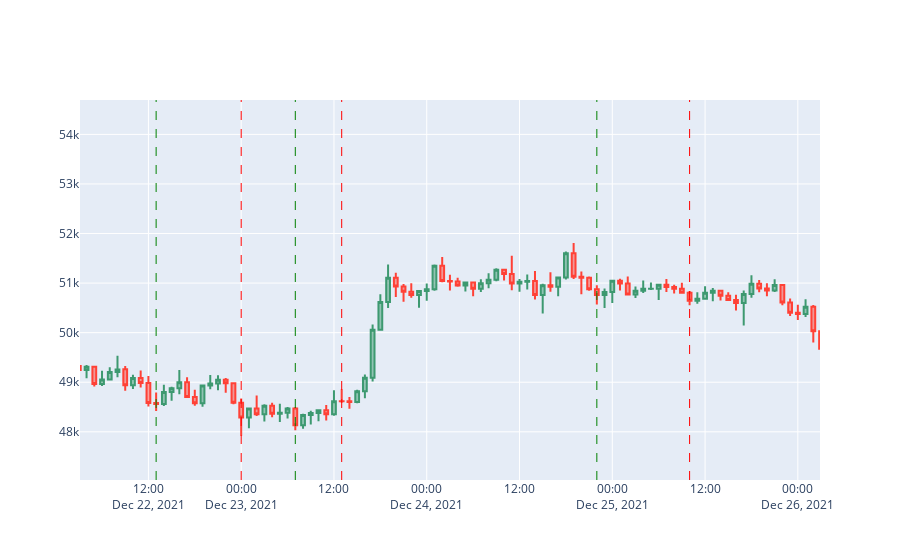

Notebook cell for this chart:
### Code cell
import plotly.graph_objects as go

sub = simulator.ds
fig = plot_df_interactive(sub)

vlines = {'buy_orders': 'green', 'sell_orders': 'red'}
for col, color in vlines.items():
    for d in sub[~sub[col].isna()]['Date']:
        fig.add_vline(x=d, line_width=1, line_dash="dash", line_color=color)
fig.show()

### Figure 1 — Plotly figure (JSON) as saved in the notebook; plotly's stock layout.template omitted (floating-point values rounded to 4 significant figures; data arrays with more than 128 entries replaced by an {"elided": "..."} marker saying what was removed)
{"data": [{"close": {"elided": "1464 float values"}, "high": {"elided": "1464 float values"}, "low": {"elided": "1464 float values"}, "open": {"elided": "1464 float values"}, "type": "candlestick", "x": {"elided": "1464 str values"}}], "layout": {"autosize": true, "dragmode": "pan", "shapes": [{"line": {"color": "green", "dash": "dash", "width": 1}, "type": "line", "x0": "2021-11-01T03:00:00", "x1": "2021-11-01T03:00:00", "xref": "x", "y0": 0, "y1": 1, "yref": "y domain"}, {"line": {"color": "green", "dash": "dash", "width": 1}, "type": "line", "x0": "2021-11-01T18:00:00", "x1": "2021-11-01T18:00:00", "xref": "x", "y0": 0, "y1": 1, "yref": "y domain"}, {"line": {"color": "green", "dash": "dash", "width": 1}, "type": "line", "x0": "2021-11-02T22:00:00", "x1": "2021-11-02T22:00:00", "xref": "x", "y0": 0, "y1": 1, "yref": "y domain"}, {"line": {"color": "green", "dash": "dash", "width": 1}, "type": "line", "x0": "2021-11-03T13:00:00", "x1": "2021-11-03T13:00:00", "xref": "x", "y0": 0, "y1": 1, "yref": "y domain"}, {"line": {"color": "green", "dash": "dash", "width": 1}, "type": "line", "x0": "2021-11-04T01:00:00", "x1": "2021-11-04T01:00:00", "xref": "x", "y0": 0, "y1": 1, "yref": "y domain"}, {"line": {"color": "green", "dash": "dash", "width": 1}, "type": "line", "x0": "2021-11-04T18:00:00", "x1": "2021-11-04T18:00:00", "xref": "x", "y0": 0, "y1": 1, "yref": "y domain"}, {"line": {"color": "green", "dash": "dash", "width": 1}, "type": "line", "x0": "2021-11-05T15:00:00", "x1": "2021-11-05T15:00:00", "xref": "x", "y0": 0, "y1": 1, "yref": "y domain"}, {"line": {"color": "green", "dash": "dash", "width": 1}, "type": "line", "x0": "2021-11-06T12:00:00", "x1": "2021-11-06T12:00:00", "xref": "x", "y0": 0, "y1": 1, "yref": "y domain"}, {"line": {"color": "green", "dash": "dash", "width": 1}, "type": "line", "x0": "2021-11-08T14:00:00", "x1": "2021-11-08T14:00:00", "xref": "x", "y0": 0, "y1": 1, "yref": "y domain"}, {"line": {"color": "green", "dash": "dash", "width": 1}, "type": "line", "x0": "2021-11-09T18:00:00", "x1": "2021-11-09T18:00:00", "xref": "x", "y0": 0, "y1": 1, "yref": "y domain"}, {"line": {"color": "green", "dash": "dash", "width": 1}, "type": "line", "x0": "2021-11-10T05:00:00", "x1": "2021-11-10T05:00:00", "xref": "x", "y0": 0, "y1": 1, "yref": "y domain"}, {"line": {"color": "green", "dash": "dash", "width": 1}, "type": "line", "x0": "2021-11-10T21:00:00", "x1": "2021-11-10T21:00:00", "xref": "x", "y0": 0, "y1": 1, "yref": "y domain"}, {"line": {"color": "green", "dash": "dash", "width": 1}, "type": "line", "x0": "2021-11-11T18:00:00", "x1": "2021-11-11T18:00:00", "xref": "x", "y0": 0, "y1": 1, "yref": "y domain"}, {"line": {"color": "green", "dash": "dash", "width": 1}, "type": "line", "x0": "2021-11-12T16:00:00", "x1": "2021-11-12T16:00:00", "xref": "x", "y0": 0, "y1": 1, "yref": "y domain"}, {"line": {"color": "green", "dash": "dash", "width": 1}, "type": "line", "x0": "2021-11-13T09:00:00", "x1": "2021-11-13T09:00:00", "xref": "x", "y0": 0, "y1": 1, "yref": "y domain"}, {"line": {"color": "green", "dash": "dash", "width": 1}, "type": "line", "x0": "2021-11-14T16:00:00", "x1": "2021-11-14T16:00:00", "xref": "x", "y0": 0, "y1": 1, "yref": "y domain"}, {"line": {"color": "green", "dash": "dash", "width": 1}, "type": "line", "x0": "2021-11-16T12:00:00", "x1": "2021-11-16T12:00:00", "xref": "x", "y0": 0, "y1": 1, "yref": "y domain"}, {"line": {"color": "green", "dash": "dash", "width": 1}, "type": "line", "x0": "2021-11-17T03:00:00", "x1": "2021-11-17T03:00:00", "xref": "x", "y0": 0, "y1": 1, "yref": "y domain"}, {"line": {"color": "green", "dash": "dash", "width": 1}, "type": "line", "x0": "2021-11-19T03:00:00", "x1": "2021-11-19T03:00:00", "xref": "x", "y0": 0, "y1": 1, "yref": "y domain"}, {"line": {"color": "green", "dash": "dash", "width": 1}, "type": "line", "x0": "2021-11-20T15:00:00", "x1": "2021-11-20T15:00:00", "xref": "x", "y0": 0, "y1": 1, "yref": "y domain"}, {"line": {"color": "green", "dash": "dash", "width": 1}, "type": "line", "x0": "2021-11-21T04:00:00", "x1": "2021-11-21T04:00:00", "xref": "x", "y0": 0, "y1": 1, "yref": "y domain"}, {"line": {"color": "green", "dash": "dash", "width": 1}, "type": "line", "x0": "2021-11-22T04:00:00", "x1": "2021-11-22T04:00:00", "xref": "x", "y0": 0, "y1": 1, "yref": "y domain"}, {"line": {"color": "green", "dash": "dash", "width": 1}, "type": "line", "x0": "2021-11-22T20:00:00", "x1": "2021-11-22T20:00:00", "xref": "x", "y0": 0, "y1": 1, "yref": "y domain"}, {"line": {"color": "green", "dash": "dash", "width": 1}, "type": "line", "x0": "2021-11-23T07:00:00", "x1": "2021-11-23T07:00:00", "xref": "x", "y0": 0, "y1": 1, "yref": "y domain"}, {"line": {"color": "green", "dash": "dash", "width": 1}, "type": "line", "x0": "2021-11-24T02:00:00", "x1": "2021-11-24T02:00:00", "xref": "x", "y0": 0, "y1": 1, "yref": "y domain"}, {"line": {"color": "green", "dash": "dash", "width": 1}, "type": "line", "x0": "2021-11-25T05:00:00", "x1": "2021-11-25T05:00:00", "xref": "x", "y0": 0, "y1": 1, "yref": "y domain"}, {"line": {"color": "green", "dash": "dash", "width": 1}, "type": "line", "x0": "2021-11-26T11:00:00", "x1": "2021-11-26T11:00:00", "xref": "x", "y0": 0, "y1": 1, "yref": "y domain"}, {"line": {"color": "green", "dash": "dash", "width": 1}, "type": "line", "x0": "2021-11-26T23:00:00", "x1": "2021-11-26T23:00:00", "xref": "x", "y0": 0, "y1": 1, "yref": "y domain"}, {"line": {"color": "green", "dash": "dash", "width": 1}, "type": "line", "x0": "2021-11-28T04:00:00", "x1": "2021-11-28T04:00:00", "xref": "x", "y0": 0, "y1": 1, "yref": "y domain"}, {"line": {"color": "green", "dash": "dash", "width": 1}, "type": "line", "x0": "2021-11-29T09:00:00", "x1": "2021-11-29T09:00:00", "xref": "x", "y0": 0, "y1": 1, "yref": "y domain"}, {"line": {"color": "green", "dash": "dash", "width": 1}, "type": "line", "x0": "2021-11-30T05:00:00", "x1": "2021-11-30T05:00:00", "xref": "x", "y0": 0, "y1": 1, "yref": "y domain"}, {"line": {"color": "green", "dash": "dash", "width": 1}, "type": "line", "x0": "2021-11-30T16:00:00", "x1": "2021-11-30T16:00:00", "xref": "x", "y0": 0, "y1": 1, "yref": "y domain"}, {"line": {"color": "green", "dash": "dash", "width": 1}, "type": "line", "x0": "2021-11-30T23:00:00", "x1": "2021-11-30T23:00:00", "xref": "x", "y0": 0, "y1": 1, "yref": "y domain"}, {"line": {"color": "green", "dash": "dash", "width": 1}, "type": "line", "x0": "2021-12-01T20:00:00", "x1": "2021-12-01T20:00:00", "xref": "x", "y0": 0, "y1": 1, "yref": "y domain"}, {"line": {"color": "green", "dash": "dash", "width": 1}, "type": "line", "x0": "2021-12-03T02:00:00", "x1": "2021-12-03T02:00:00", "xref": "x", "y0": 0, "y1": 1, "yref": "y domain"}, {"line": {"color": "green", "dash": "dash", "width": 1}, "type": "line", "x0": "2021-12-04T11:00:00", "x1": "2021-12-04T11:00:00", "xref": "x", "y0": 0, "y1": 1, "yref": "y domain"}, {"line": {"color": "green", "dash": "dash", "width": 1}, "type": "line", "x0": "2021-12-05T15:00:00", "x1": "2021-12-05T15:00:00", "xref": "x", "y0": 0, "y1": 1, "yref": "y domain"}, {"line": {"color": "green", "dash": "dash", "width": 1}, "type": "line", "x0": "2021-12-06T09:00:00", "x1": "2021-12-06T09:00:00", "xref": "x", "y0": 0, "y1": 1, "yref": "y domain"}, {"line": {"color": "green", "dash": "dash", "width": 1}, "type": "line", "x0": "2021-12-08T13:00:00", "x1": "2021-12-08T13:00:00", "xref": "x", "y0": 0, "y1": 1, "yref": "y domain"}, {"line": {"color": "green", "dash": "dash", "width": 1}, "type": "line", "x0": "2021-12-09T23:00:00", "x1": "2021-12-09T23:00:00", "xref": "x", "y0": 0, "y1": 1, "yref": "y domain"}, {"line": {"color": "green", "dash": "dash", "width": 1}, "type": "line", "x0": "2021-12-10T07:00:00", "x1": "2021-12-10T07:00:00", "xref": "x", "y0": 0, "y1": 1, "yref": "y domain"}, {"line": {"color": "green", "dash": "dash", "width": 1}, "type": "line", "x0": "2021-12-10T23:00:00", "x1": "2021-12-10T23:00:00", "xref": "x", "y0": 0, "y1": 1, "yref": "y domain"}, {"line": {"color": "green", "dash": "dash", "width": 1}, "type": "line", "x0": "2021-12-12T09:00:00", "x1": "2021-12-12T09:00:00", "xref": "x", "y0": 0, "y1": 1, "yref": "y domain"}, {"line": {"color": "green", "dash": "dash", "width": 1}, "type": "line", "x0": "2021-12-13T01:00:00", "x1": "2021-12-13T01:00:00", "xref": "x", "y0": 0, "y1": 1, "yref": "y domain"}, {"line": {"color": "green", "dash": "dash", "width": 1}, "type": "line", "x0": "2021-12-13T20:00:00", "x1": "2021-12-13T20:00:00", "xref": "x", "y0": 0, "y1": 1, "yref": "y domain"}, {"line": {"color": "green", "dash": "dash", "width": 1}, "type": "line", "x0": "2021-12-14T17:00:00", "x1": "2021-12-14T17:00:00", "xref": "x", "y0": 0, "y1": 1, "yref": "y domain"}, {"line": {"color": "green", "dash": "dash", "width": 1}, "type": "line", "x0": "2021-12-15T15:00:00", "x1": "2021-12-15T15:00:00", "xref": "x", "y0": 0, "y1": 1, "yref": "y domain"}, {"line": {"color": "green", "dash": "dash", "width": 1}, "type": "line", "x0": "2021-12-16T05:00:00", "x1": "2021-12-16T05:00:00", "xref": "x", "y0": 0, "y1": 1, "yref": "y domain"}, {"line": {"color": "green", "dash": "dash", "width": 1}, "type": "line", "x0": "2021-12-17T14:00:00", "x1": "2021-12-17T14:00:00", "xref": "x", "y0": 0, "y1": 1, "yref": "y domain"}, {"line": {"color": "green", "dash": "dash", "width": 1}, "type": "line", "x0": "2021-12-18T01:00:00", "x1": "2021-12-18T01:00:00", "xref": "x", "y0": 0, "y1": 1, "yref": "y domain"}, {"line": {"color": "green", "dash": "dash", "width": 1}, "type": "line", "x0": "2021-12-19T01:00:00", "x1": "2021-12-19T01:00:00", "xref": "x", "y0": 0, "y1": 1, "yref": "y domain"}, {"line": {"color": "green", "dash": "dash", "width": 1}, "type": "line", "x0": "2021-12-19T09:00:00", "x1": "2021-12-19T09:00:00", "xref": "x", "y0": 0, "y1": 1, "yref": "y domain"}, {"line": {"color": "green", "dash": "dash", "width": 1}, "type": "line", "x0": "2021-12-20T13:00:00", "x1": "2021-12-20T13:00:00", "xref": "x", "y0": 0, "y1": 1, "yref": "y domain"}, {"line": {"color": "green", "dash": "dash", "width": 1}, "type": "line", "x0": "2021-12-21T15:00:00", "x1": "2021-12-21T15:00:00", "xref": "x", "y0": 0, "y1": 1, "yref": "y domain"}, {"line": {"color": "green", "dash": "dash", "width": 1}, "type": "line", "x0": "2021-12-22T13:00:00", "x1": "2021-12-22T13:00:00", "xref": "x", "y0": 0, "y1": 1, "yref": "y domain"}, {"line": {"color": "green", "dash": "dash", "width": 1}, "type": "line", "x0": "2021-12-23T07:00:00", "x1": "2021-12-23T07:00:00", "xref": "x", "y0": 0, "y1": 1, "yref": "y domain"}, {"line": {"color": "green", "dash": "dash", "width": 1}, "type": "line", "x0": "2021-12-24T22:00:00", "x1": "2021-12-24T22:00:00", "xref": "x", "y0": 0, "y1": 1, "yref": "y domain"}, {"line": {"color": "green", "dash": "dash", "width": 1}, "type": "line", "x0": "2021-12-26T03:00:00", "x1": "2021-12-26T03:00:00", "xref": "x", "y0": 0, "y1": 1, "yref": "y domain"}, {"line": {"color": "green", "dash": "dash", "width": 1}, "type": "line", "x0": "2021-12-27T08:00:00", "x1": "2021-12-27T08:00:00", "xref": "x", "y0": 0, "y1": 1, "yref": "y domain"}, {"line": {"color": "green", "dash": "dash", "width": 1}, "type": "line", "x0": "2021-12-28T23:00:00", "x1": "2021-12-28T23:00:00", "xref": "x", "y0": 0, "y1": 1, "yref": "y domain"}, {"line": {"color": "green", "dash": "dash", "width": 1}, "type": "line", "x0": "2021-12-29T23:00:00", "x1": "2021-12-29T23:00:00", "xref": "x", "y0": 0, "y1": 1, "yref": "y domain"}, {"line": {"color": "green", "dash": "dash", "width": 1}, "type": "line", "x0": "2021-12-31T02:00:00", "x1": "2021-12-31T02:00:00", "xref": "x", "y0": 0, "y1": 1, "yref": "y domain"}, {"line": {"color": "green", "dash": "dash", "width": 1}, "type": "line", "x0": "2021-12-31T19:00:00", "x1": "2021-12-31T19:00:00", "xref": "x", "y0": 0, "y1": 1, "yref": "y domain"}, {"line": {"color": "red", "dash": "dash", "width": 1}, "type": "line", "x0": "2021-11-01T08:00:00", "x1": "2021-11-01T08:00:00", "xref": "x", "y0": 0, "y1": 1, "yref": "y domain"}, {"line": {"color": "red", "dash": "dash", "width": 1}, "type": "line", "x0": "2021-11-02T01:00:00", "x1": "2021-11-02T01:00:00", "xref": "x", "y0": 0, "y1": 1, "yref": "y domain"}, {"line": {"color": "red", "dash": "dash", "width": 1}, "type": "line", "x0": "2021-11-03T04:00:00", "x1": "2021-11-03T04:00:00", "xref": "x", "y0": 0, "y1": 1, "yref": "y domain"}, {"line": {"color": "red", "dash": "dash", "width": 1}, "type": "line", "x0": "2021-11-03T19:00:00", "x1": "2021-11-03T19:00:00", "xref": "x", "y0": 0, "y1": 1, "yref": "y domain"}, {"line": {"color": "red", "dash": "dash", "width": 1}, "type": "line", "x0": "2021-11-04T07:00:00", "x1": "2021-11-04T07:00:00", "xref": "x", "y0": 0, "y1": 1, "yref": "y domain"}, {"line": {"color": "red", "dash": "dash", "width": 1}, "type": "line", "x0": "2021-11-05T02:00:00", "x1": "2021-11-05T02:00:00", "xref": "x", "y0": 0, "y1": 1, "yref": "y domain"}, {"line": {"color": "red", "dash": "dash", "width": 1}, "type": "line", "x0": "2021-11-06T10:00:00", "x1": "2021-11-06T10:00:00", "xref": "x", "y0": 0, "y1": 1, "yref": "y domain"}, {"line": {"color": "red", "dash": "dash", "width": 1}, "type": "line", "x0": "2021-11-06T20:00:00", "x1": "2021-11-06T20:00:00", "xref": "x", "y0": 0, "y1": 1, "yref": "y domain"}, {"line": {"color": "red", "dash": "dash", "width": 1}, "type": "line", "x0": "2021-11-08T20:00:00", "x1": "2021-11-08T20:00:00", "xref": "x", "y0": 0, "y1": 1, "yref": "y domain"}, {"line": {"color": "red", "dash": "dash", "width": 1}, "type": "line", "x0": "2021-11-09T22:00:00", "x1": "2021-11-09T22:00:00", "xref": "x", "y0": 0, "y1": 1, "yref": "y domain"}, {"line": {"color": "red", "dash": "dash", "width": 1}, "type": "line", "x0": "2021-11-10T15:00:00", "x1": "2021-11-10T15:00:00", "xref": "x", "y0": 0, "y1": 1, "yref": "y domain"}, {"line": {"color": "red", "dash": "dash", "width": 1}, "type": "line", "x0": "2021-11-11T00:00:00", "x1": "2021-11-11T00:00:00", "xref": "x", "y0": 0, "y1": 1, "yref": "y domain"}, {"line": {"color": "red", "dash": "dash", "width": 1}, "type": "line", "x0": "2021-11-12T06:00:00", "x1": "2021-11-12T06:00:00", "xref": "x", "y0": 0, "y1": 1, "yref": "y domain"}, {"line": {"color": "red", "dash": "dash", "width": 1}, "type": "line", "x0": "2021-11-12T19:00:00", "x1": "2021-11-12T19:00:00", "xref": "x", "y0": 0, "y1": 1, "yref": "y domain"}, {"line": {"color": "red", "dash": "dash", "width": 1}, "type": "line", "x0": "2021-11-13T15:00:00", "x1": "2021-11-13T15:00:00", "xref": "x", "y0": 0, "y1": 1, "yref": "y domain"}, {"line": {"color": "red", "dash": "dash", "width": 1}, "type": "line", "x0": "2021-11-15T02:00:00", "x1": "2021-11-15T02:00:00", "xref": "x", "y0": 0, "y1": 1, "yref": "y domain"}, {"line": {"color": "red", "dash": "dash", "width": 1}, "type": "line", "x0": "2021-11-16T15:00:00", "x1": "2021-11-16T15:00:00", "xref": "x", "y0": 0, "y1": 1, "yref": "y domain"}, {"line": {"color": "red", "dash": "dash", "width": 1}, "type": "line", "x0": "2021-11-17T12:00:00", "x1": "2021-11-17T12:00:00", "xref": "x", "y0": 0, "y1": 1, "yref": "y domain"}, {"line": {"color": "red", "dash": "dash", "width": 1}, "type": "line", "x0": "2021-11-19T09:00:00", "x1": "2021-11-19T09:00:00", "xref": "x", "y0": 0, "y1": 1, "yref": "y domain"}, {"line": {"color": "red", "dash": "dash", "width": 1}, "type": "line", "x0": "2021-11-20T20:00:00", "x1": "2021-11-20T20:00:00", "xref": "x", "y0": 0, "y1": 1, "yref": "y domain"}, {"line": {"color": "red", "dash": "dash", "width": 1}, "type": "line", "x0": "2021-11-21T15:00:00", "x1": "2021-11-21T15:00:00", "xref": "x", "y0": 0, "y1": 1, "yref": "y domain"}, {"line": {"color": "red", "dash": "dash", "width": 1}, "type": "line", "x0": "2021-11-22T14:00:00", "x1": "2021-11-22T14:00:00", "xref": "x", "y0": 0, "y1": 1, "yref": "y domain"}, {"line": {"color": "red", "dash": "dash", "width": 1}, "type": "line", "x0": "2021-11-23T00:00:00", "x1": "2021-11-23T00:00:00", "xref": "x", "y0": 0, "y1": 1, "yref": "y domain"}, {"line": {"color": "red", "dash": "dash", "width": 1}, "type": "line", "x0": "2021-11-23T15:00:00", "x1": "2021-11-23T15:00:00", "xref": "x", "y0": 0, "y1": 1, "yref": "y domain"}, {"line": {"color": "red", "dash": "dash", "width": 1}, "type": "line", "x0": "2021-11-24T13:00:00", "x1": "2021-11-24T13:00:00", "xref": "x", "y0": 0, "y1": 1, "yref": "y domain"}, {"line": {"color": "red", "dash": "dash", "width": 1}, "type": "line", "x0": "2021-11-25T13:00:00", "x1": "2021-11-25T13:00:00", "xref": "x", "y0": 0, "y1": 1, "yref": "y domain"}, {"line": {"color": "red", "dash": "dash", "width": 1}, "type": "line", "x0": "2021-11-26T15:00:00", "x1": "2021-11-26T15:00:00", "xref": "x", "y0": 0, "y1": 1, "yref": "y domain"}, {"line": {"color": "red", "dash": "dash", "width": 1}, "type": "line", "x0": "2021-11-27T03:00:00", "x1": "2021-11-27T03:00:00", "xref": "x", "y0": 0, "y1": 1, "yref": "y domain"}, {"line": {"color": "red", "dash": "dash", "width": 1}, "type": "line", "x0": "2021-11-28T17:00:00", "x1": "2021-11-28T17:00:00", "xref": "x", "y0": 0, "y1": 1, "yref": "y domain"}, {"line": {"color": "red", "dash": "dash", "width": 1}, "type": "line", "x0": "2021-11-29T19:00:00", "x1": "2021-11-29T19:00:00", "xref": "x", "y0": 0, "y1": 1, "yref": "y domain"}, {"line": {"color": "red", "dash": "dash", "width": 1}, "type": "line", "x0": "2021-11-30T15:00:00", "x1": "2021-11-30T15:00:00", "xref": "x", "y0": 0, "y1": 1, "yref": "y domain"}, {"line": {"color": "red", "dash": "dash", "width": 1}, "type": "line", "x0": "2021-11-30T19:00:00", "x1": "2021-11-30T19:00:00", "xref": "x", "y0": 0, "y1": 1, "yref": "y domain"}, {"line": {"color": "red", "dash": "dash", "width": 1}, "type": "line", "x0": "2021-12-01T05:00:00", "x1": "2021-12-01T05:00:00", "xref": "x", "y0": 0, "y1": 1, "yref": "y domain"}, {"line": {"color": "red", "dash": "dash", "width": 1}, "type": "line", "x0": "2021-12-02T03:00:00", "x1": "2021-12-02T03:00:00", "xref": "x", "y0": 0, "y1": 1, "yref": "y domain"}, {"line": {"color": "red", "dash": "dash", "width": 1}, "type": "line", "x0": "2021-12-03T10:00:00", "x1": "2021-12-03T10:00:00", "xref": "x", "y0": 0, "y1": 1, "yref": "y domain"}, {"line": {"color": "red", "dash": "dash", "width": 1}, "type": "line", "x0": "2021-12-04T16:00:00", "x1": "2021-12-04T16:00:00", "xref": "x", "y0": 0, "y1": 1, "yref": "y domain"}, {"line": {"color": "red", "dash": "dash", "width": 1}, "type": "line", "x0": "2021-12-05T18:00:00", "x1": "2021-12-05T18:00:00", "xref": "x", "y0": 0, "y1": 1, "yref": "y domain"}, {"line": {"color": "red", "dash": "dash", "width": 1}, "type": "line", "x0": "2021-12-06T12:00:00", "x1": "2021-12-06T12:00:00", "xref": "x", "y0": 0, "y1": 1, "yref": "y domain"}, {"line": {"color": "red", "dash": "dash", "width": 1}, "type": "line", "x0": "2021-12-08T15:00:00", "x1": "2021-12-08T15:00:00", "xref": "x", "y0": 0, "y1": 1, "yref": "y domain"}, {"line": {"color": "red", "dash": "dash", "width": 1}, "type": "line", "x0": "2021-12-10T03:00:00", "x1": "2021-12-10T03:00:00", "xref": "x", "y0": 0, "y1": 1, "yref": "y domain"}, {"line": {"color": "red", "dash": "dash", "width": 1}, "type": "line", "x0": "2021-12-10T10:00:00", "x1": "2021-12-10T10:00:00", "xref": "x", "y0": 0, "y1": 1, "yref": "y domain"}, {"line": {"color": "red", "dash": "dash", "width": 1}, "type": "line", "x0": "2021-12-11T05:00:00", "x1": "2021-12-11T05:00:00", "xref": "x", "y0": 0, "y1": 1, "yref": "y domain"}, {"line": {"color": "red", "dash": "dash", "width": 1}, "type": "line", "x0": "2021-12-12T15:00:00", "x1": "2021-12-12T15:00:00", "xref": "x", "y0": 0, "y1": 1, "yref": "y domain"}, {"line": {"color": "red", "dash": "dash", "width": 1}, "type": "line", "x0": "2021-12-13T13:00:00", "x1": "2021-12-13T13:00:00", "xref": "x", "y0": 0, "y1": 1, "yref": "y domain"}, {"line": {"color": "red", "dash": "dash", "width": 1}, "type": "line", "x0": "2021-12-14T10:00:00", "x1": "2021-12-14T10:00:00", "xref": "x", "y0": 0, "y1": 1, "yref": "y domain"}, {"line": {"color": "red", "dash": "dash", "width": 1}, "type": "line", "x0": "2021-12-14T22:00:00", "x1": "2021-12-14T22:00:00", "xref": "x", "y0": 0, "y1": 1, "yref": "y domain"}, {"line": {"color": "red", "dash": "dash", "width": 1}, "type": "line", "x0": "2021-12-15T21:00:00", "x1": "2021-12-15T21:00:00", "xref": "x", "y0": 0, "y1": 1, "yref": "y domain"}, {"line": {"color": "red", "dash": "dash", "width": 1}, "type": "line", "x0": "2021-12-16T13:00:00", "x1": "2021-12-16T13:00:00", "xref": "x", "y0": 0, "y1": 1, "yref": "y domain"}, {"line": {"color": "red", "dash": "dash", "width": 1}, "type": "line", "x0": "2021-12-17T17:00:00", "x1": "2021-12-17T17:00:00", "xref": "x", "y0": 0, "y1": 1, "yref": "y domain"}, {"line": {"color": "red", "dash": "dash", "width": 1}, "type": "line", "x0": "2021-12-18T06:00:00", "x1": "2021-12-18T06:00:00", "xref": "x", "y0": 0, "y1": 1, "yref": "y domain"}, {"line": {"color": "red", "dash": "dash", "width": 1}, "type": "line", "x0": "2021-12-19T05:00:00", "x1": "2021-12-19T05:00:00", "xref": "x", "y0": 0, "y1": 1, "yref": "y domain"}, {"line": {"color": "red", "dash": "dash", "width": 1}, "type": "line", "x0": "2021-12-19T19:00:00", "x1": "2021-12-19T19:00:00", "xref": "x", "y0": 0, "y1": 1, "yref": "y domain"}, {"line": {"color": "red", "dash": "dash", "width": 1}, "type": "line", "x0": "2021-12-20T18:00:00", "x1": "2021-12-20T18:00:00", "xref": "x", "y0": 0, "y1": 1, "yref": "y domain"}, {"line": {"color": "red", "dash": "dash", "width": 1}, "type": "line", "x0": "2021-12-22T03:00:00", "x1": "2021-12-22T03:00:00", "xref": "x", "y0": 0, "y1": 1, "yref": "y domain"}, {"line": {"color": "red", "dash": "dash", "width": 1}, "type": "line", "x0": "2021-12-23T00:00:00", "x1": "2021-12-23T00:00:00", "xref": "x", "y0": 0, "y1": 1, "yref": "y domain"}, {"line": {"color": "red", "dash": "dash", "width": 1}, "type": "line", "x0": "2021-12-23T13:00:00", "x1": "2021-12-23T13:00:00", "xref": "x", "y0": 0, "y1": 1, "yref": "y domain"}, {"line": {"color": "red", "dash": "dash", "width": 1}, "type": "line", "x0": "2021-12-25T10:00:00", "x1": "2021-12-25T10:00:00", "xref": "x", "y0": 0, "y1": 1, "yref": "y domain"}, {"line": {"color": "red", "dash": "dash", "width": 1}, "type": "line", "x0": "2021-12-26T19:00:00", "x1": "2021-12-26T19:00:00", "xref": "x", "y0": 0, "y1": 1, "yref": "y domain"}, {"line": {"color": "red", "dash": "dash", "width": 1}, "type": "line", "x0": "2021-12-27T15:00:00", "x1": "2021-12-27T15:00:00", "xref": "x", "y0": 0, "y1": 1, "yref": "y domain"}, {"line": {"color": "red", "dash": "dash", "width": 1}, "type": "line", "x0": "2021-12-29T12:00:00", "x1": "2021-12-29T12:00:00", "xref": "x", "y0": 0, "y1": 1, "yref": "y domain"}, {"line": {"color": "red", "dash": "dash", "width": 1}, "type": "line", "x0": "2021-12-30T10:00:00", "x1": "2021-12-30T10:00:00", "xref": "x", "y0": 0, "y1": 1, "yref": "y domain"}, {"line": {"color": "red", "dash": "dash", "width": 1}, "type": "line", "x0": "2021-12-31T09:00:00", "x1": "2021-12-31T09:00:00", "xref": "x", "y0": 0, "y1": 1, "yref": "y domain"}, {"line": {"color": "red", "dash": "dash", "width": 1}, "type": "line", "x0": "2021-12-31T22:00:00", "x1": "2021-12-31T22:00:00", "xref": "x", "y0": 0, "y1": 1, "yref": "y domain"}], "xaxis": {"autorange": false, "range": ["2021-12-22 03:09:04.9686", "2021-12-26 02:51:57.9255"], "rangeslider": {"visible": false, "yaxis": {}}, "type": "date"}, "yaxis": {"autorange": false, "range": [47030.0, 54690.0]}}}
